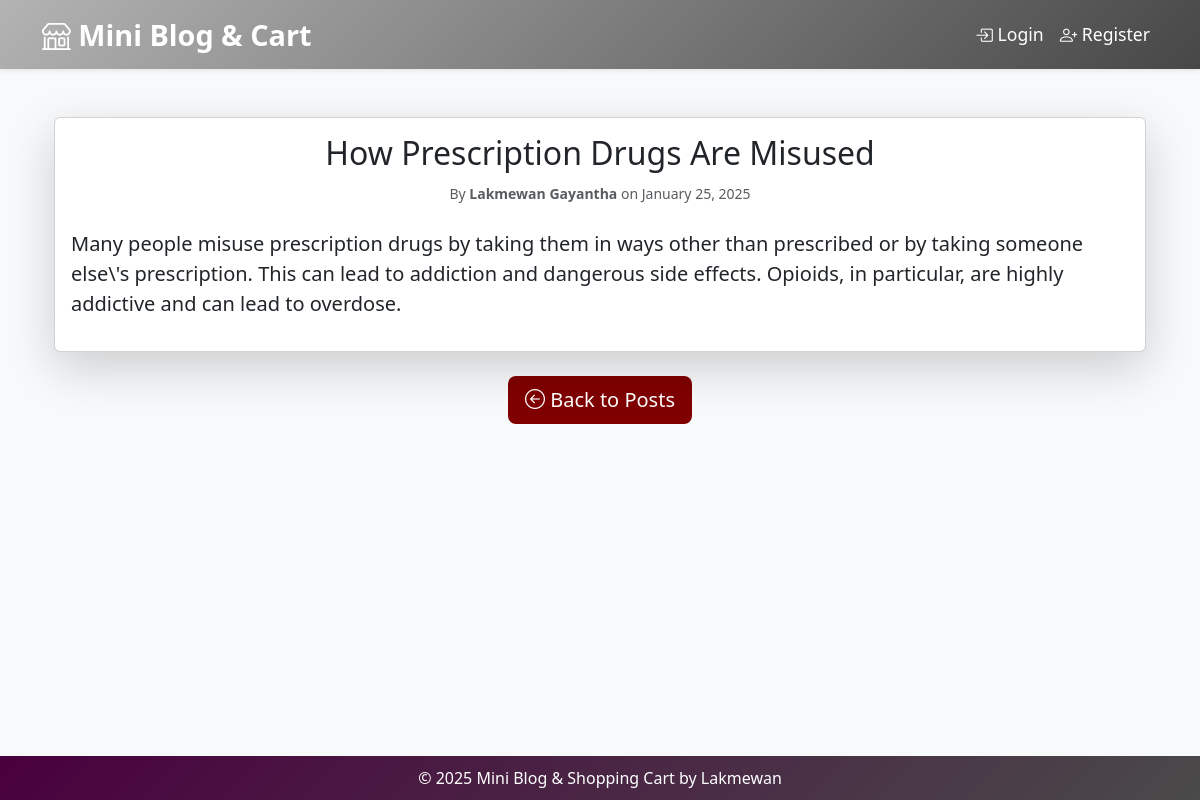
The page /blog/view.php?id=42 on the database its author committed.
### tables this page shows
CREATE TABLE `posts` (
  `id` int(11) NOT NULL,
  `user_id` int(11) DEFAULT NULL,
  `title` varchar(255) NOT NULL,
  `content` text NOT NULL,
  `created_at` timestamp NOT NULL DEFAULT current_timestamp()
);

CREATE TABLE `users` (
  `id` int(11) NOT NULL,
  `name` varchar(100) NOT NULL,
  `email` varchar(100) NOT NULL,
  `password` varchar(255) NOT NULL
);

### blog/view.php (the view, shortened to what this page needs)
<?php
include '../includes/db.php';
$post_id = $_GET['id'];
$stmt = $pdo->prepare("SELECT posts.*, users.name AS author FROM posts JOIN users ON posts.user_id = users.id WHERE posts.id = :id");
$stmt->execute([':id' => $post_id]);
$post = $stmt->fetch();
?>
<?php include '../includes/header.php'; ?>
<div class="container mt-5">
    <div class="card shadow-lg rounded">
        <div class="card-body">
            <h2 class="card-title text-center text-dark font-weight-bold"><?= htmlspecialchars($post['title']) ?></h2>
            <p class="text-center text-muted">
                <small>By <strong><?= htmlspecialchars($post['author']) ?></strong> on <?= date('F j, Y', strtotime($post['created_at'])) ?></small>
            </p>
            <div class="content mt-4">
                <p class="lead"><?= nl2br(htmlspecialchars($post['content'])) ?></p>
            </div>
        </div>
    </div>
    <div class="text-center mt-4">
        <a href="/mini-blog-cart/blog/index.php" class="btn btn-lg" style="background-color: #800000; color: #fff;">
            <i class="bi bi-arrow-left-circle"></i> Back to Posts
        </a>
    </div>
</div>
<?php include '../includes/footer.php'; ?>

### includes/header.php (style rules this page uses)
body { background-color: #f8f9fa; }

### rows shown on the page
posts: title "How Prescription Drugs Are Misused", user.name "Lakmewan Gayantha", created_at "January 25, 2025", content "Many people misuse prescription drugs by taking them in ways other than prescribed or by taking someone else\\'s prescription. This can lead to addiction and dangerous side effects. Opioids, in particular, are highly addictive and can lead to overdose."
